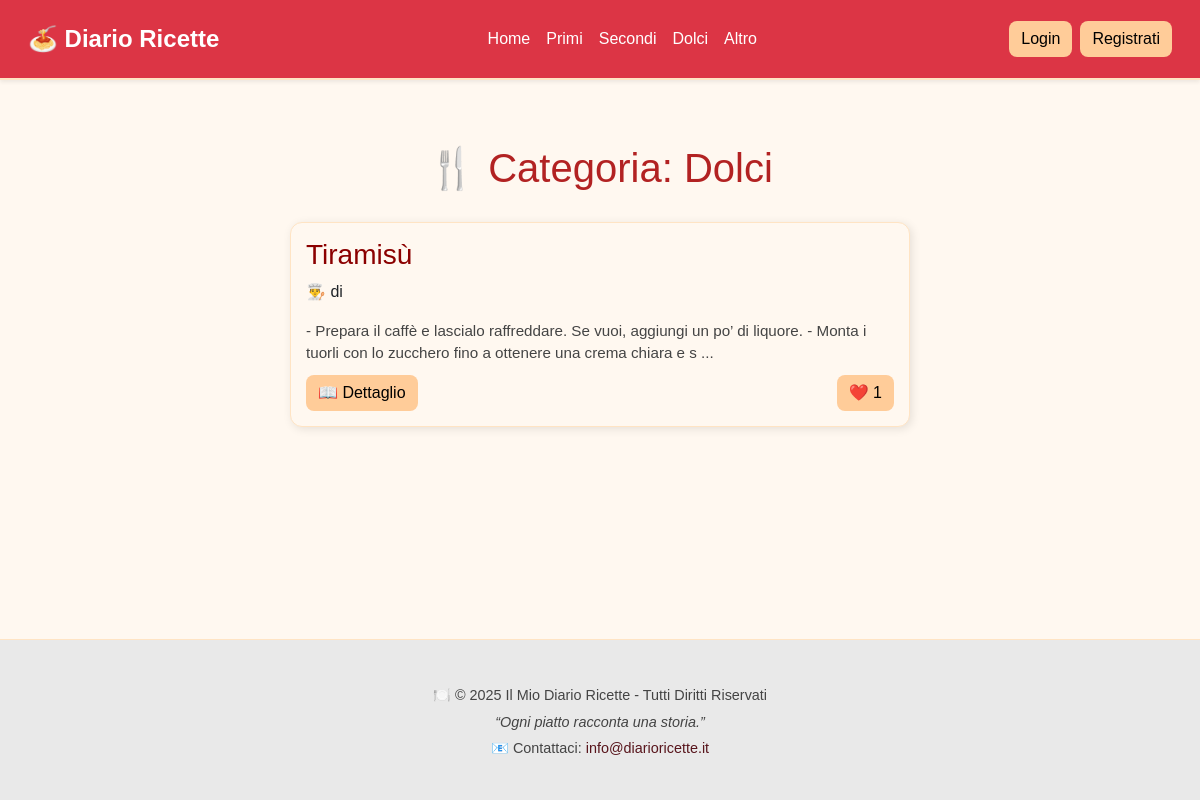
Screenshot of /categorie/Dolci with the database file from the repository.
### app2.py (models this page shows, shortened)
class Category(db.Model):
    __tablename__ = 'categoria'
    id_categoria = db.Column(db.Integer, primary_key=True)
    name = db.Column('nome', db.String(50), unique=True, nullable=False)
    id = synonym('id_categoria')
    recipes = db.relationship('Recipe', back_populates='category', lazy='dynamic')

class Recipe(db.Model):
    __tablename__ = 'ricetta'
    id_ricetta = db.Column(db.Integer, primary_key=True)
    title = db.Column(db.String(100), nullable=False)
    ingredients = db.Column('ingredienti', db.Text, nullable=False)
    instructions = db.Column('istruzioni', db.Text, nullable=False)
    preparation_time = db.Column('tempo_prep', db.Integer, default=0)
    cooking_time = db.Column('tempo_cottura', db.Integer, default=0)
    servings = db.Column('porzioni', db.Integer, default=1)
    is_private = db.Column('is_privata', db.Boolean, default=False)
    id_autore = db.Column(db.Integer, db.ForeignKey('utente.id_utente'), nullable=False)
    category_id = db.Column(
        'id_categoria',
        db.Integer,
        db.ForeignKey('categoria.id_categoria'),
        nullable=False
    )
    description = db.Column('descrizione', db.Text, nullable=False)
    filename = db.Column('filename', db.String(100), nullable=True)
    creation_date = db.Column('data_creazione_ricetta', db.String(10), default=lambda: time.strftime("%Y-%m-%d"))
    id = synonym('id_ricetta')
    author_id = synonym('id_autore')
    author = db.relationship(
        'User',
        back_populates='recipes',
        foreign_keys=[id_autore]
    )
    category = db.relationship('Category', back_populates='recipes', foreign_keys='Recipe.category_id')
    likes = db.relationship('Like', back_populates='recipe', lazy='dynamic')

### app2.py (the view)
@app.route('/categorie/<nome_categoria>')
def mostra_categoria(nome_categoria):
    category_obj = db.session.scalar(db.select(Category).filter_by(name=nome_categoria))
    if not category_obj:
        flash(f'⚠️ Categoria "{nome_categoria}" non trovata.', 'warning')
        return redirect(url_for('home'))
    ricette_query = db.session.execute(
        db.select(Recipe, User.username.label('autore_nome'), func.count(Like.recipe_id).label('num_likes'))
        .join(User, Recipe.author_id == User.id)
        .outerjoin(Like, Recipe.id == Like.recipe_id)
        .where(Recipe.category_id == category_obj.id)
        .group_by(Recipe.id, User.username)
        .order_by(Recipe.title.asc())
    ).all()
    ricette = []
    for r, autore_nome, num_likes in ricette_query:
        ricette.append({
            'id_ricetta': r.id,
            'titolo_ricetta': r.title,
            'descrizione': r.description,
            'filename': r.filename,
            'autore_nome': autore_nome,
            'categoria_nome': nome_categoria,
            'num_likes': num_likes
        })
    return render_template('categoria.html', ricette=ricette, categoria_nome=nome_categoria)

### templates/categoria.html (shortened to what this page needs)
{% extends 'base.html' %}
{% block content %}
<div class="container">
    <h1 class="titolo">🍴 Categoria: {{ categoria_nome }}</h1>
    {% if ricette %}
        <div class="lista-ricette">
            {% for ricetta in ricette %}
            <div class="ricetta-card">
                <h3>{{ ricetta['titolo_ricetta'] }}</h3>
                <p class="autore">👨‍🍳 di <strong>{{ ricetta['nome_utente'] }}</strong></p>
                <p class="descrizione">
                    {{ ricetta['descrizione'][:150] }}
                    {% if ricetta['descrizione']|length > 150 %}...{% endif %}
                </p>
                <div class="azioni">
                    <a href="{{ url_for('dettaglio_ricetta', id_ricetta=ricetta['id_ricetta']) }}" class="btn">📖 Dettaglio</a>
                    <form class="like-form" data-id="{{ ricetta['id_ricetta'] }}" method="POST">
                        <button type="submit" class="btn like-btn">❤️ <span class="likes-count">{{ ricetta['num_likes'] }}</span></button>
                    </form>
                </div>
            </div>
            {% endfor %}
        </div>
    {% else %}
        <p class="vuoto">😢 Non ci sono ricette in questa categoria.</p>
    {% endif %}
</div>
{% endblock %}

### static/stile.css (style rules this page uses)
html, body { height: 100%; }
body { display: flex; flex-direction: column; }

### templates/base.html (style rules this page uses)
body { background: #fff8f0; font-family: 'Arial', sans-serif; }

### templates/categoria.html (style rules this page uses)
.container { max-width: 700px; margin: 0 auto; padding: 20px; }
.titolo { text-align: center; color: #b22222; margin-bottom: 30px; }
.lista-ricette { display: flex; flex-direction: column; gap: 20px; align-items: center; }
.ricetta-card { background: #fff8f0; border: 1px solid #ffe4c4; border-radius: 12px; padding: 15px; box-shadow: 2px 2px 10px rgba(0,0,0,0.1); width: 100%; transition: transform 0.3s, box-shadow 0.3s; }
.ricetta-card h3 { color: #8b0000; }
.descrizione { color: #444; font-size: 0.95em; margin: 10px 0; }
.azioni { display: flex; justify-content: space-between; align-items: center; }
.btn { background: #ffcc99; border: none; border-radius: 8px; padding: 6px 12px; cursor: pointer; text-decoration: none; color: #000; }

### rows the page displays
Category: nome "Dolci"
Recipe: titolo_ricetta "Tiramisù", descrizione "- Prepara il caffè e lascialo raffreddare. Se vuoi, aggiungi un po’ di liquore. - Monta i tuorli con lo zucchero fino a ottenere una crema chiara e s", num_likes "1"
